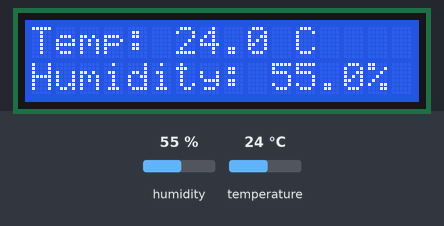
Recording of a sketch running on a simulated Arduino Uno, built with avr-gcc and run on an emulated ATmega328P. Shown: 16×2 character LCD. The test bench sets the inputs (shaded band); at power-on: humidity 55 %, temperature 24 °C. What the sketch prints to the serial monitor is not drawn.

Above: at 3.1 s.
3.2 s: humidity set to 22 %
At 6.3 s:
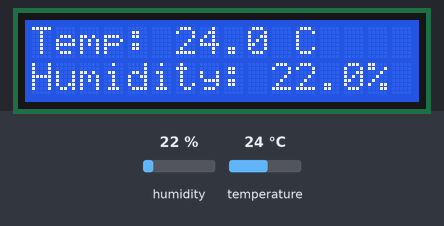
6.9 s: temperature set to 12 °C
At 8.3 s:
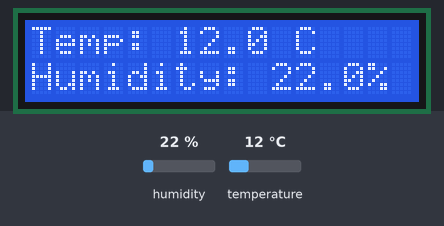
10.6 s: humidity set to 40 %
At 13.3 s:
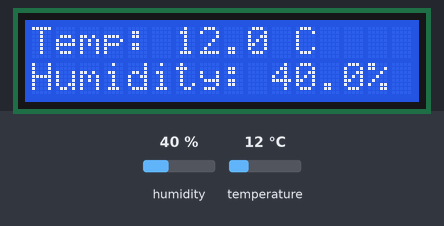
14.3 s: temperature set to 19 °C
At 16.4 s:
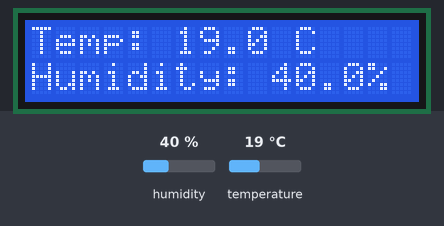
Timing chart, 0 to 17.9 s (numbered marks = the images above; inputs shaded):
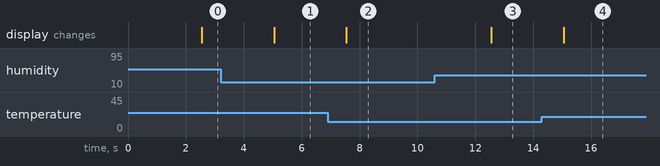

Measured:
- after the input at 3.2 s, the display: changes after 1.8 s (image 1)
- after the input at 6.9 s, the display: changes after 0.65 s (image 2)
- after the input at 10.6 s, the display: changes after 2.0 s (image 3)
- after the input at 14.3 s, the display: changes after 0.75 s (image 4)

The sketch:

lcd-room-comfort-monitor.ino
```cpp
// CircuitByte Learning Lab: LCD room temperature/humidity
// Arduino UNO + DHT22 on D2 + 16x2 I2C LCD on A4 (SDA), A5 (SCL).
// Libraries: DHT sensor library + Adafruit Unified Sensor; hd44780 by Bill Perry.
#include <Wire.h>
#include <DHT.h>
#include <hd44780.h>
#include <hd44780ioClass/hd44780_I2Cexp.h>

const byte dhtPin = 2;
const unsigned long sampleIntervalMs = 2500UL;
DHT dht(dhtPin, DHT22);
hd44780_I2Cexp lcd;
unsigned long lastSample = 0;

void displayError() {
  lcd.setCursor(0, 0);
  lcd.print(F("Sensor error    "));
  lcd.setCursor(0, 1);
  lcd.print(F("Check D2 & VCC  "));
}

void setup() {
  Serial.begin(9600);
  dht.begin();
  int status = lcd.begin(16, 2);
  if (status != 0) {
    Serial.print(F("LCD init error: "));
    Serial.println(status);
    while (true) delay(1000);
  }
  lcd.clear();
  lcd.print(F("CircuitByte Lab"));
  lcd.setCursor(0, 1);
  lcd.print(F("Starting sensor"));
}

void loop() {
  unsigned long now = millis();
  if (now - lastSample < sampleIntervalMs) return;
  lastSample = now;

  float humidity = dht.readHumidity();
  float temperature = dht.readTemperature();
  if (isnan(humidity) || isnan(temperature)) {
    Serial.println(F("DHT22 read failed"));
    displayError();
    return;
  }

  // Overwrite the entire prior row to avoid leftover text.
  lcd.setCursor(0, 0);
  lcd.print(F("Temp:           "));
  lcd.setCursor(6, 0);
  lcd.print(temperature, 1);
  lcd.print(F(" C"));
  lcd.setCursor(0, 1);
  lcd.print(F("Humidity:       "));
  lcd.setCursor(10, 1);
  lcd.print(humidity, 1);
  lcd.print('%');

  Serial.print(F("T_C="));
  Serial.print(temperature, 1);
  Serial.print(F(",RH="));
  Serial.println(humidity, 1);
}
```
